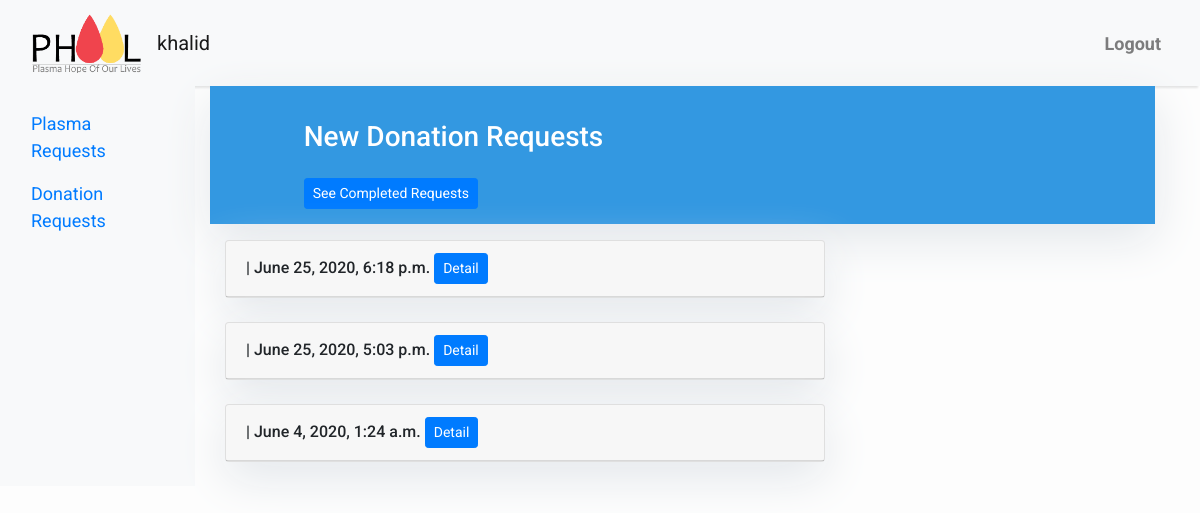
Before: /plasma/requests/donate/ (signed in) with the older database file.
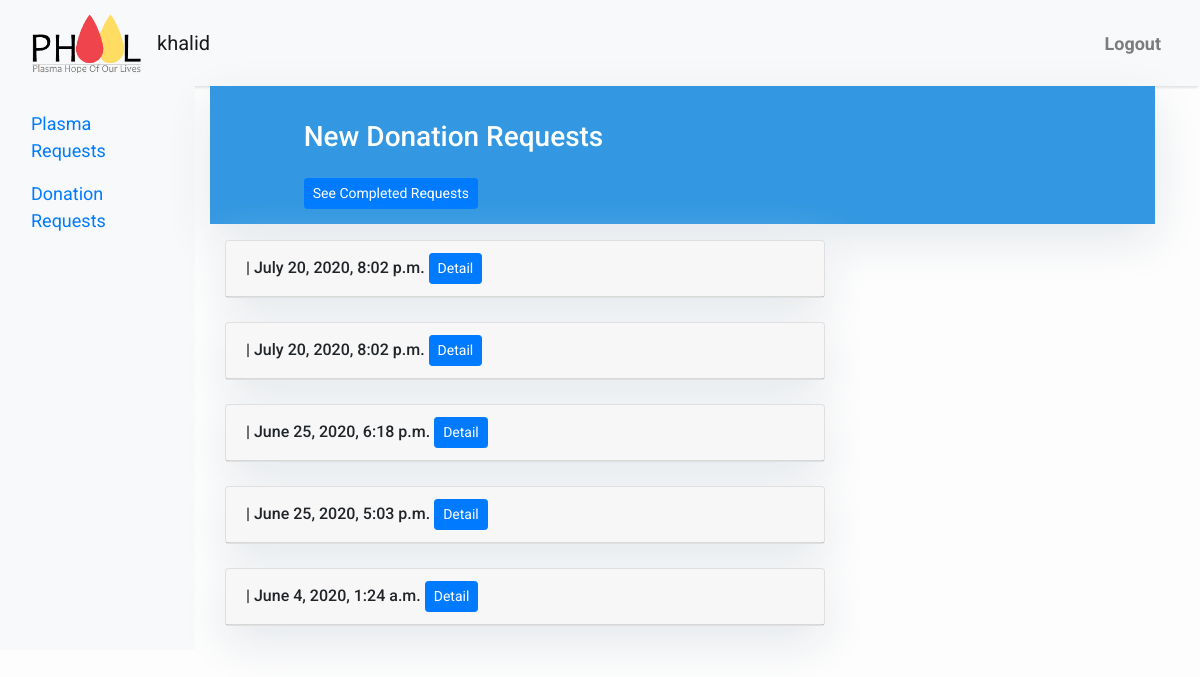
After: the same page with the newer database file.
### plasma/models.py (models this page shows)
class Profile(models.Model):
    author = models.ForeignKey(User, on_delete=models.CASCADE)
    first_name = models.CharField(max_length=30)
    last_name = models.CharField(max_length=30)
    address = models.CharField(max_length=30, blank=True)
    city = models.CharField(max_length=30)
    province = models.IntegerField(choices=PROVINCES, default=4)
    birth_date = models.DateField(null=True, blank=True)
    gender = models.IntegerField(choices=GENDER, default=3)
    phone_regex = RegexValidator(regex=r'^\+?1?\d{9,15}$',
                                 message="Phone number must be entered in the format: '+999999999'. Up to 15 digits allowed.")
    phone = models.CharField(validators=[phone_regex], max_length=17, blank=True)
    date_covid_19_diagnosed = models.DateField(null=True, blank=True)
    blood_group = models.IntegerField(choices=BLOOD, default=8)
    hospital_which_labelled_positive = models.CharField(max_length=30, blank=True)
    hospital_which_labelled_negative = models.CharField(max_length=30, blank=True)
    lab_which_labelled_positive = models.CharField(max_length=30, blank=True)
    lab_which_labelled_negative = models.CharField(max_length=30, blank=True)
    donation_request = models.BooleanField(default=False)
    plasma_request = models.BooleanField(default=False)
    donation_completed = models.BooleanField(default=False)
    plasma_completed = models.BooleanField(default=False)
    created_on = models.DateTimeField(auto_now_add=True, blank=True)

### plasma/views.py (the view)
# urls.py: path("requests/donate/", views.DonationRequestsList.as_view(), name="donation_requests"),
class DonationRequestsList(LoginRequiredMixin, generic.ListView):
    model = Profile
    template_name = "donation_request_list.html"
    def get_queryset(self):
        return (
            Profile.objects.filter(donation_request=1, donation_completed=0)
                .order_by("-created_on")
        )

### templates/donation_request_list.html (shortened to what this page needs)
{% extends "base.html" %}
{% block content %}
<header class="masthead">
    <div class="container">
        <div class="row">
            <div class=" col-md-8 col-md-10 mx-auto">
                <div class="site-heading">
                    <h3 class=" site-heading my-4 mt-3 text-white">New Donation Requests</h3>
                    <a href="{% url 'completed_donation_requests' %}" class="btn btn-primary btn-sm">See Completed Requests</a>
                </div>
            </div>
        </div>
    </div>
</header>
<div class="container">
    <div class="row">
    {% if user.is_authenticated %}
        <div class="col-md-8 mt-3 left">
            {% for post in object_list %}
            <div class="card mb-4">
            <h6 class="card-header">{% block title %} {{ post.user}}  | {{ post.created_on }} <a href="{% url 'donation_request_detail' post.pk  %}" class="btn btn-primary btn-sm">Detail</a>{% endblock title %}</h6>
            </div>
            {% endfor %}
        </div>
    {% endif %}
    </div>
</div>
{%endblock%}

Changed rows visible on the page:
added Profile: created_on "July 20, 2020, 8:02 p.m."
added Profile: created_on "July 20, 2020, 8:02 p.m."
